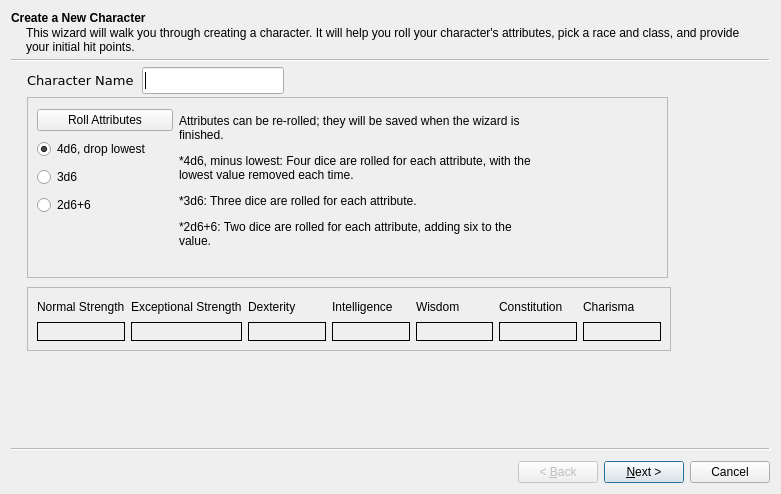
<?xml version="1.0" encoding="UTF-8"?>
<ui version="4.0">
 <class>Wizard</class>
 <widget class="QWizard" name="Wizard">
  <property name="geometry">
   <rect>
    <x>0</x>
    <y>0</y>
    <width>781</width>
    <height>494</height>
   </rect>
  </property>
  <property name="windowTitle">
   <string>Wizard</string>
  </property>
  <widget class="QWizardPage" name="wizardPage">
   <property name="title">
    <string>Create a New Character</string>
   </property>
   <property name="subTitle">
    <string>This wizard will walk you through creating a character. It will help you roll your character's attributes, pick a race and class, and provide your initial hit points. </string>
   </property>
   <widget class="QWidget" name="layoutWidget">
    <property name="geometry">
     <rect>
      <x>10</x>
      <y>0</y>
      <width>257</width>
      <height>27</height>
     </rect>
    </property>
    <layout class="QHBoxLayout" name="horizontalLayout">
     <item>
      <widget class="QLabel" name="Char_name_label">
       <property name="sizePolicy">
        <sizepolicy hsizetype="Preferred" vsizetype="Preferred">
         <horstretch>0</horstretch>
         <verstretch>0</verstretch>
        </sizepolicy>
       </property>
       <property name="font">
        <font>
         <family>DejaVu Sans</family>
         <pointsize>10</pointsize>
        </font>
       </property>
       <property name="text">
        <string>Character Name</string>
       </property>
       <property name="wordWrap">
        <bool>true</bool>
       </property>
      </widget>
     </item>
     <item>
      <widget class="QLineEdit" name="Char_Name_Out_lineEdit">
       <property name="sizePolicy">
        <sizepolicy hsizetype="Preferred" vsizetype="Preferred">
         <horstretch>0</horstretch>
         <verstretch>0</verstretch>
        </sizepolicy>
       </property>
       <property name="font">
        <font>
         <family>DejaVu Sans</family>
         <pointsize>10</pointsize>
        </font>
       </property>
      </widget>
     </item>
    </layout>
   </widget>
   <widget class="QFrame" name="frame">
    <property name="geometry">
     <rect>
      <x>10</x>
      <y>30</y>
      <width>641</width>
      <height>181</height>
     </rect>
    </property>
    <property name="frameShape">
     <enum>QFrame::StyledPanel</enum>
    </property>
    <property name="frameShadow">
     <enum>QFrame::Raised</enum>
    </property>
    <widget class="QLabel" name="Rolling_Options_label">
     <property name="geometry">
      <rect>
       <x>152</x>
       <y>10</y>
       <width>352</width>
       <height>149</height>
      </rect>
     </property>
     <property name="text">
      <string>&lt;html&gt;&lt;head/&gt;&lt;body&gt;&lt;p&gt;Attributes can be re-rolled; they will be saved when the wizard is finished.&lt;/p&gt;&lt;p&gt;*4d6, minus lowest: Four dice are rolled for each attribute, with the lowest value removed each time. &lt;/p&gt;&lt;p&gt;*3d6: Three dice are rolled for each attribute.&lt;/p&gt;&lt;p&gt;*2d6+6: Two dice are rolled for each attribute, adding six to the value. &lt;/p&gt;&lt;/body&gt;&lt;/html&gt;</string>
     </property>
     <property name="wordWrap">
      <bool>true</bool>
     </property>
    </widget>
    <widget class="QWidget" name="layoutWidget_2">
     <property name="geometry">
      <rect>
       <x>10</x>
       <y>10</y>
       <width>136</width>
       <height>114</height>
      </rect>
     </property>
     <layout class="QVBoxLayout" name="verticalLayout">
      <item>
       <widget class="QPushButton" name="Roll_Attribs_pushButton">
        <property name="text">
         <string>Roll Attributes</string>
        </property>
       </widget>
      </item>
      <item>
       <widget class="QRadioButton" name="Four_dice_radioButton">
        <property name="text">
         <string>4d6, drop lowest</string>
        </property>
        <property name="checked">
         <bool>true</bool>
        </property>
        <attribute name="buttonGroup">
         <string notr="true">Dice_Type_buttonGroup</string>
        </attribute>
       </widget>
      </item>
      <item>
       <widget class="QRadioButton" name="Three_dice_radioButton">
        <property name="text">
         <string>3d6</string>
        </property>
        <attribute name="buttonGroup">
         <string notr="true">Dice_Type_buttonGroup</string>
        </attribute>
       </widget>
      </item>
      <item>
       <widget class="QRadioButton" name="Two_dice_radioButton">
        <property name="text">
         <string>2d6+6</string>
        </property>
        <attribute name="buttonGroup">
         <string notr="true">Dice_Type_buttonGroup</string>
        </attribute>
       </widget>
      </item>
     </layout>
    </widget>
   </widget>
   <widget class="QFrame" name="frame_2">
    <property name="geometry">
     <rect>
      <x>10</x>
      <y>220</y>
      <width>644</width>
      <height>64</height>
     </rect>
    </property>
    <property name="frameShape">
     <enum>QFrame::StyledPanel</enum>
    </property>
    <property name="frameShadow">
     <enum>QFrame::Raised</enum>
    </property>
    <layout class="QHBoxLayout" name="horizontalLayout_2">
     <item>
      <layout class="QVBoxLayout" name="verticalLayout_2">
       <item>
        <widget class="QLabel" name="STR_label">
         <property name="text">
          <string>Normal Strength</string>
         </property>
         <property name="wordWrap">
          <bool>true</bool>
         </property>
        </widget>
       </item>
       <item>
        <widget class="QLabel" name="STR_Out_label">
         <property name="frameShape">
          <enum>QFrame::Box</enum>
         </property>
         <property name="text">
          <string/>
         </property>
        </widget>
       </item>
      </layout>
     </item>
     <item>
      <layout class="QVBoxLayout" name="verticalLayout_3">
       <item>
        <widget class="QLabel" name="Exceptional_STR_label">
         <property name="text">
          <string>Exceptional Strength</string>
         </property>
         <property name="wordWrap">
          <bool>true</bool>
         </property>
        </widget>
       </item>
       <item>
        <widget class="QLabel" name="STR_Out_label_2">
         <property name="frameShape">
          <enum>QFrame::Box</enum>
         </property>
         <property name="text">
          <string/>
         </property>
        </widget>
       </item>
      </layout>
     </item>
     <item>
      <layout class="QVBoxLayout" name="verticalLayout_4">
       <item>
        <widget class="QLabel" name="DEX_label">
         <property name="text">
          <string>Dexterity</string>
         </property>
        </widget>
       </item>
       <item>
        <widget class="QLabel" name="DEX_Out_label">
         <property name="frameShape">
          <enum>QFrame::Box</enum>
         </property>
         <property name="text">
          <string/>
         </property>
        </widget>
       </item>
      </layout>
     </item>
     <item>
      <layout class="QVBoxLayout" name="verticalLayout_5">
       <item>
        <widget class="QLabel" name="IQ_label">
         <property name="text">
          <string>Intelligence</string>
         </property>
        </widget>
       </item>
       <item>
        <widget class="QLabel" name="IQ_Out_label">
         <property name="frameShape">
          <enum>QFrame::Box</enum>
         </property>
         <property name="text">
          <string/>
         </property>
        </widget>
       </item>
      </layout>
     </item>
     <item>
      <layout class="QVBoxLayout" name="verticalLayout_6">
       <item>
        <widget class="QLabel" name="WIS_label">
         <property name="text">
          <string>Wisdom</string>
         </property>
        </widget>
       </item>
       <item>
        <widget class="QLabel" name="WIS_Out_label">
         <property name="frameShape">
          <enum>QFrame::Box</enum>
         </property>
         <property name="text">
          <string/>
         </property>
        </widget>
       </item>
      </layout>
     </item>
     <item>
      <layout class="QVBoxLayout" name="verticalLayout_7">
       <item>
        <widget class="QLabel" name="CON_label">
         <property name="text">
          <string>Constitution</string>
         </property>
        </widget>
       </item>
       <item>
        <widget class="QLabel" name="CON_Out_label">
         <property name="frameShape">
          <enum>QFrame::Box</enum>
         </property>
         <property name="text">
          <string/>
         </property>
        </widget>
       </item>
      </layout>
     </item>
     <item>
      <layout class="QVBoxLayout" name="verticalLayout_8">
       <item>
        <widget class="QLabel" name="CHR_label">
         <property name="text">
          <string>Charisma</string>
         </property>
        </widget>
       </item>
       <item>
        <widget class="QLabel" name="CHR_Out_label">
         <property name="frameShape">
          <enum>QFrame::Box</enum>
         </property>
         <property name="text">
          <string/>
         </property>
        </widget>
       </item>
      </layout>
     </item>
    </layout>
   </widget>
  </widget>
  <widget class="QWizardPage" name="wizardPage_2">
   <property name="title">
    <string>Character Race &amp; Gender</string>
   </property>
   <property name="subTitle">
    <string>Select a character race. If your game allows UnderDark races as player characters, click the checkbox to show those races. Also, select a gender for your character.</string>
   </property>
   <layout class="QHBoxLayout" name="horizontalLayout_7">
    <item>
     <widget class="QFrame" name="frame_4">
      <property name="frameShape">
       <enum>QFrame::StyledPanel</enum>
      </property>
      <property name="frameShadow">
       <enum>QFrame::Raised</enum>
      </property>
      <layout class="QGridLayout" name="gridLayout">
       <item row="0" column="0">
        <widget class="QRadioButton" name="Human_radioButton">
         <property name="text">
          <string>Human</string>
         </property>
         <property name="checked">
          <bool>true</bool>
         </property>
         <attribute name="buttonGroup">
          <string notr="true">Race_buttonGroup</string>
         </attribute>
        </widget>
       </item>
       <item row="0" column="1">
        <widget class="QRadioButton" name="Elf_Wild_radioButton">
         <property name="text">
          <string>Elf, Wild</string>
         </property>
         <property name="checked">
          <bool>false</bool>
         </property>
         <attribute name="buttonGroup">
          <string notr="true">Race_buttonGroup</string>
         </attribute>
        </widget>
       </item>
       <item row="1" column="0">
        <widget class="QRadioButton" name="Dwarf_Hill_radioButton">
         <property name="text">
          <string>Dwarf, Hill</string>
         </property>
         <property name="checked">
          <bool>false</bool>
         </property>
         <attribute name="buttonGroup">
          <string notr="true">Race_buttonGroup</string>
         </attribute>
        </widget>
       </item>
       <item row="1" column="1">
        <widget class="QRadioButton" name="Elf_Wood_radioButton">
         <property name="text">
          <string>Elf, Wood</string>
         </property>
         <property name="checked">
          <bool>false</bool>
         </property>
         <attribute name="buttonGroup">
          <string notr="true">Race_buttonGroup</string>
         </attribute>
        </widget>
       </item>
       <item row="2" column="0">
        <widget class="QRadioButton" name="Dwarf_Mountain_radioButton">
         <property name="text">
          <string>Dwarf, Mountain</string>
         </property>
         <property name="checked">
          <bool>false</bool>
         </property>
         <attribute name="buttonGroup">
          <string notr="true">Race_buttonGroup</string>
         </attribute>
        </widget>
       </item>
       <item row="2" column="1">
        <widget class="QRadioButton" name="Gnome_Forest_radioButton">
         <property name="text">
          <string>Gnome, Forest</string>
         </property>
         <property name="checked">
          <bool>false</bool>
         </property>
         <attribute name="buttonGroup">
          <string notr="true">Race_buttonGroup</string>
         </attribute>
        </widget>
       </item>
       <item row="3" column="0">
        <widget class="QRadioButton" name="Elf_Half_radioButton">
         <property name="text">
          <string>Half-Elf</string>
         </property>
         <property name="checked">
          <bool>false</bool>
         </property>
         <attribute name="buttonGroup">
          <string notr="true">Race_buttonGroup</string>
         </attribute>
        </widget>
       </item>
       <item row="3" column="1">
        <widget class="QRadioButton" name="Gnome_Hill_radioButton">
         <property name="text">
          <string>Gnome, Hill</string>
         </property>
         <property name="checked">
          <bool>false</bool>
         </property>
         <attribute name="buttonGroup">
          <string notr="true">Race_buttonGroup</string>
         </attribute>
        </widget>
       </item>
       <item row="4" column="0">
        <widget class="QRadioButton" name="Elf_Gray_radioButton">
         <property name="text">
          <string>Elf, Gray</string>
         </property>
         <property name="checked">
          <bool>false</bool>
         </property>
         <attribute name="buttonGroup">
          <string notr="true">Race_buttonGroup</string>
         </attribute>
        </widget>
       </item>
       <item row="4" column="1">
        <widget class="QRadioButton" name="Halfling_radioButton">
         <property name="text">
          <string>Halfling</string>
         </property>
         <property name="checked">
          <bool>false</bool>
         </property>
         <attribute name="buttonGroup">
          <string notr="true">Race_buttonGroup</string>
         </attribute>
        </widget>
       </item>
       <item row="5" column="0">
        <widget class="QRadioButton" name="Elf_High_radioButton">
         <property name="text">
          <string>Elf, High</string>
         </property>
         <property name="checked">
          <bool>false</bool>
         </property>
         <attribute name="buttonGroup">
          <string notr="true">Race_buttonGroup</string>
         </attribute>
        </widget>
       </item>
       <item row="5" column="1">
        <widget class="QRadioButton" name="Half_Orc_radioButton">
         <property name="text">
          <string>Half-Orc</string>
         </property>
         <property name="checked">
          <bool>false</bool>
         </property>
         <attribute name="buttonGroup">
          <string notr="true">Race_buttonGroup</string>
         </attribute>
        </widget>
       </item>
      </layout>
     </widget>
    </item>
    <item>
     <widget class="QGroupBox" name="UnderDark_groupBox">
      <property name="title">
       <string>UnderDark Races</string>
      </property>
      <property name="checkable">
       <bool>true</bool>
      </property>
      <property name="checked">
       <bool>false</bool>
      </property>
      <layout class="QVBoxLayout" name="verticalLayout_9">
       <item>
        <widget class="QRadioButton" name="Dwarf_Gray_radioButton">
         <property name="enabled">
          <bool>false</bool>
         </property>
         <property name="text">
          <string>Dwarf, Gray</string>
         </property>
         <property name="checked">
          <bool>false</bool>
         </property>
         <attribute name="buttonGroup">
          <string notr="true">Race_buttonGroup</string>
         </attribute>
        </widget>
       </item>
       <item>
        <widget class="QRadioButton" name="Elf_Dark_radioButton">
         <property name="enabled">
          <bool>false</bool>
         </property>
         <property name="text">
          <string>Elf, Dark</string>
         </property>
         <property name="checked">
          <bool>false</bool>
         </property>
         <attribute name="buttonGroup">
          <string notr="true">Race_buttonGroup</string>
         </attribute>
        </widget>
       </item>
       <item>
        <widget class="QRadioButton" name="Gnome_Deep_radioButton">
         <property name="enabled">
          <bool>false</bool>
         </property>
         <property name="text">
          <string>Gnome, Deep</string>
         </property>
         <property name="checked">
          <bool>false</bool>
         </property>
         <attribute name="buttonGroup">
          <string notr="true">Race_buttonGroup</string>
         </attribute>
        </widget>
       </item>
      </layout>
     </widget>
    </item>
    <item>
     <widget class="QGroupBox" name="Gender_groupBox">
      <property name="title">
       <string>Gender</string>
      </property>
      <layout class="QVBoxLayout" name="verticalLayout_16">
       <item>
        <widget class="QRadioButton" name="Male_radioButton">
         <property name="text">
          <string>Male</string>
         </property>
         <property name="checked">
          <bool>true</bool>
         </property>
         <attribute name="buttonGroup">
          <string notr="true">Gender_buttonGroup</string>
         </attribute>
        </widget>
       </item>
       <item>
        <widget class="QRadioButton" name="Female_radioButton">
         <property name="text">
          <string>Female</string>
         </property>
         <attribute name="buttonGroup">
          <string notr="true">Gender_buttonGroup</string>
         </attribute>
        </widget>
       </item>
      </layout>
     </widget>
    </item>
   </layout>
  </widget>
  <widget class="QWizardPage" name="wizardPage_3">
   <property name="title">
    <string>Class Selection</string>
   </property>
   <property name="subTitle">
    <string>Based on your attributes and race, the classes listed below are available to your character. Certain races can also be multi-classed.</string>
   </property>
   <layout class="QVBoxLayout" name="verticalLayout_11">
    <item>
     <widget class="QFrame" name="frame_3">
      <property name="frameShape">
       <enum>QFrame::StyledPanel</enum>
      </property>
      <property name="frameShadow">
       <enum>QFrame::Raised</enum>
      </property>
      <layout class="QHBoxLayout" name="horizontalLayout_6">
       <item>
        <widget class="QGroupBox" name="First_Class_groupBox">
         <property name="title">
          <string>Primary Class</string>
         </property>
         <layout class="QHBoxLayout" name="horizontalLayout_3">
          <item>
           <layout class="QVBoxLayout" name="verticalLayout_18">
            <item>
             <widget class="QRadioButton" name="Bard_radioButton">
              <property name="enabled">
               <bool>false</bool>
              </property>
              <property name="text">
               <string>Bard</string>
              </property>
             </widget>
            </item>
            <item>
             <widget class="QRadioButton" name="Jester_radioButton">
              <property name="enabled">
               <bool>false</bool>
              </property>
              <property name="text">
               <string>Jester</string>
              </property>
             </widget>
            </item>
            <item>
             <widget class="QRadioButton" name="Cavalier_radioButton">
              <property name="enabled">
               <bool>false</bool>
              </property>
              <property name="text">
               <string>Cavalier</string>
              </property>
             </widget>
            </item>
            <item>
             <widget class="QRadioButton" name="Paladin_radioButton">
              <property name="enabled">
               <bool>false</bool>
              </property>
              <property name="text">
               <string>Paladin</string>
              </property>
             </widget>
            </item>
            <item>
             <widget class="QRadioButton" name="Cleric_radioButton">
              <property name="enabled">
               <bool>false</bool>
              </property>
              <property name="text">
               <string>Cleric</string>
              </property>
             </widget>
            </item>
            <item>
             <widget class="QRadioButton" name="Druid_radioButton">
              <property name="enabled">
               <bool>false</bool>
              </property>
              <property name="text">
               <string>Druid</string>
              </property>
             </widget>
            </item>
            <item>
             <widget class="QRadioButton" name="Mystic_radioButton">
              <property name="enabled">
               <bool>false</bool>
              </property>
              <property name="text">
               <string>Mystic</string>
              </property>
             </widget>
            </item>
            <item>
             <widget class="QRadioButton" name="Fighter_radioButton">
              <property name="enabled">
               <bool>false</bool>
              </property>
              <property name="text">
               <string>Fighter</string>
              </property>
             </widget>
            </item>
            <item>
             <widget class="QRadioButton" name="Barbarian_radioButton">
              <property name="enabled">
               <bool>false</bool>
              </property>
              <property name="text">
               <string>Barbarian</string>
              </property>
             </widget>
            </item>
            <item>
             <widget class="QRadioButton" name="Ranger_radioButton">
              <property name="enabled">
               <bool>false</bool>
              </property>
              <property name="text">
               <string>Ranger</string>
              </property>
             </widget>
            </item>
           </layout>
          </item>
          <item>
           <layout class="QVBoxLayout" name="verticalLayout_17">
            <item>
             <widget class="QRadioButton" name="Mage_radioButton">
              <property name="enabled">
               <bool>false</bool>
              </property>
              <property name="text">
               <string>Mage</string>
              </property>
             </widget>
            </item>
            <item>
             <widget class="QRadioButton" name="Illusionist_radioButton">
              <property name="enabled">
               <bool>false</bool>
              </property>
              <property name="text">
               <string>Illusionist</string>
              </property>
             </widget>
            </item>
            <item>
             <widget class="QRadioButton" name="Savant_radioButton">
              <property name="enabled">
               <bool>false</bool>
              </property>
              <property name="text">
               <string>Savant</string>
              </property>
             </widget>
            </item>
            <item>
             <widget class="QRadioButton" name="Thief_radioButton">
              <property name="enabled">
               <bool>false</bool>
              </property>
              <property name="text">
               <string>Thief</string>
              </property>
             </widget>
            </item>
            <item>
             <widget class="QRadioButton" name="Thief_Acrobat_radioButton">
              <property name="enabled">
               <bool>false</bool>
              </property>
              <property name="text">
               <string>Thief-Acrobat</string>
              </property>
             </widget>
            </item>
            <item>
             <widget class="QRadioButton" name="Mountebank_radioButton">
              <property name="enabled">
               <bool>false</bool>
              </property>
              <property name="text">
               <string>Mountebank</string>
              </property>
             </widget>
            </item>
            <item>
             <widget class="QRadioButton" name="Assassin_radioButton">
              <property name="enabled">
               <bool>false</bool>
              </property>
              <property name="text">
               <string>Assassin</string>
              </property>
             </widget>
            </item>
           </layout>
          </item>
         </layout>
        </widget>
       </item>
       <item>
        <widget class="QGroupBox" name="Second_Class_groupBox">
         <property name="enabled">
          <bool>false</bool>
         </property>
         <property name="title">
          <string>Second Class</string>
         </property>
         <layout class="QHBoxLayout" name="horizontalLayout_4">
          <item>
           <layout class="QVBoxLayout" name="verticalLayout_12">
            <item>
             <widget class="QRadioButton" name="Bard_radioButton_2">
              <property name="text">
               <string>Bard</string>
              </property>
             </widget>
            </item>
            <item>
             <widget class="QRadioButton" name="Jester_radioButton_2">
              <property name="text">
               <string>Jester</string>
              </property>
             </widget>
            </item>
            <item>
             <widget class="QRadioButton" name="Cavalier_radioButton_2">
              <property name="text">
               <string>Cavalier</string>
              </property>
             </widget>
            </item>
            <item>
             <widget class="QRadioButton" name="Paladin_radioButton_2">
              <property name="text">
               <string>Paladin</string>
              </property>
             </widget>
            </item>
            <item>
             <widget class="QRadioButton" name="Cleric_radioButton_2">
              <property name="text">
               <string>Cleric</string>
              </property>
             </widget>
            </item>
            <item>
             <widget class="QRadioButton" name="Druid_radioButton_2">
              <property name="text">
               <string>Druid</string>
              </property>
             </widget>
            </item>
            <item>
             <widget class="QRadioButton" name="Mystic_radioButton_2">
              <property name="text">
               <string>Mystic</string>
              </property>
             </widget>
            </item>
            <item>
             <widget class="QRadioButton" name="Fighter_radioButton_2">
              <property name="text">
               <string>Fighter</string>
              </property>
             </widget>
            </item>
            <item>
             <widget class="QRadioButton" name="Barbarian_radioButton_2">
              <property name="text">
               <string>Barbarian</string>
              </property>
             </widget>
            </item>
            <item>
             <widget class="QRadioButton" name="Ranger_radioButton_2">
              <property name="text">
               <string>Ranger</string>
              </property>
             </widget>
            </item>
           </layout>
          </item>
          <item>
           <layout class="QVBoxLayout" name="verticalLayout_13">
            <item>
             <widget class="QRadioButton" name="Mage_radioButton_2">
              <property name="text">
               <string>Mage</string>
              </property>
             </widget>
            </item>
            <item>
             <widget class="QRadioButton" name="Illusionist_radioButton_2">
              <property name="text">
               <string>Illusionist</string>
              </property>
             </widget>
            </item>
            <item>
             <widget class="QRadioButton" name="Savant_radioButton_2">
              <property name="text">
               <string>Savant</string>
              </property>
             </widget>
            </item>
            <item>
             <widget class="QRadioButton" name="Thief_radioButton_2">
              <property name="text">
               <string>Thief</string>
              </property>
             </widget>
            </item>
            <item>
             <widget class="QRadioButton" name="Thief_Acrobat_radioButton_2">
              <property name="text">
               <string>Thief-Acrobat</string>
              </property>
             </widget>
            </item>
            <item>
             <widget class="QRadioButton" name="Mountebank_radioButton_2">
              <property name="text">
               <string>Mountebank</string>
              </property>
             </widget>
            </item>
            <item>
             <widget class="QRadioButton" name="Assassin_radioButton_2">
              <property name="text">
               <string>Assassin</string>
              </property>
             </widget>
            </item>
           </layout>
          </item>
         </layout>
        </widget>
       </item>
       <item>
        <widget class="QGroupBox" name="Third_Class_groupBox">
         <property name="enabled">
          <bool>false</bool>
         </property>
         <property name="title">
          <string>Third Class</string>
         </property>
         <layout class="QHBoxLayout" name="horizontalLayout_5">
          <item>
           <layout class="QVBoxLayout" name="verticalLayout_14">
            <item>
             <widget class="QRadioButton" name="Bard_radioButton_3">
              <property name="text">
               <string>Bard</string>
              </property>
             </widget>
            </item>
            <item>
             <widget class="QRadioButton" name="Jester_radioButton_3">
              <property name="text">
               <string>Jester</string>
              </property>
             </widget>
            </item>
            <item>
             <widget class="QRadioButton" name="Cavalier_radioButton_3">
              <property name="text">
               <string>Cavalier</string>
              </property>
             </widget>
            </item>
            <item>
             <widget class="QRadioButton" name="Paladin_radioButton_3">
              <property name="text">
               <string>Paladin</string>
              </property>
             </widget>
            </item>
            <item>
             <widget class="QRadioButton" name="Cleric_radioButton_3">
              <property name="text">
               <string>Cleric</string>
              </property>
             </widget>
            </item>
            <item>
             <widget class="QRadioButton" name="Druid_radioButton_3">
              <property name="text">
               <string>Druid</string>
              </property>
             </widget>
            </item>
            <item>
             <widget class="QRadioButton" name="Mystic_radioButton_3">
              <property name="text">
               <string>Mystic</string>
              </property>
             </widget>
            </item>
            <item>
             <widget class="QRadioButton" name="Fighter_radioButton_3">
              <property name="text">
               <string>Fighter</string>
              </property>
             </widget>
            </item>
            <item>
             <widget class="QRadioButton" name="Barbarian_radioButton_3">
              <property name="text">
               <string>Barbarian</string>
              </property>
             </widget>
            </item>
            <item>
             <widget class="QRadioButton" name="Ranger_radioButton_3">
              <property name="text">
               <string>Ranger</string>
              </property>
             </widget>
            </item>
           </layout>
          </item>
          <item>
           <layout class="QVBoxLayout" name="verticalLayout_15">
            <item>
             <widget class="QRadioButton" name="Mage_radioButton_3">
              <property name="text">
               <string>Mage</string>
              </property>
             </widget>
            </item>
            <item>
             <widget class="QRadioButton" name="Illusionist_radioButton_3">
              <property name="text">
               <string>Illusionist</string>
              </property>
             </widget>
            </item>
            <item>
             <widget class="QRadioButton" name="Savant_radioButton_3">
              <property name="text">
               <string>Savant</string>
              </property>
             </widget>
            </item>
            <item>
             <widget class="QRadioButton" name="Thief_radioButton_3">
              <property name="text">
               <string>Thief</string>
              </property>
             </widget>
            </item>
            <item>
             <widget class="QRadioButton" name="Thief_Acrobat_radioButton_3">
              <property name="text">
               <string>Thief-Acrobat</string>
              </property>
             </widget>
            </item>
            <item>
             <widget class="QRadioButton" name="Mountebank_radioButton_3">
              <property name="text">
               <string>Mountebank</string>
              </property>
             </widget>
            </item>
            <item>
             <widget class="QRadioButton" name="Assassin_radioButton_3">
              <property name="text">
               <string>Assassin</string>
              </property>
             </widget>
            </item>
           </layout>
          </item>
         </layout>
        </widget>
       </item>
      </layout>
     </widget>
    </item>
   </layout>
  </widget>
  <widget class="QWizardPage" name="wizardPage_4">
   <property name="title">
    <string>Wrap-Up</string>
   </property>
   <property name="subTitle">
    <string>Click &quot;Finish&quot; to complete the basics of your character.</string>
   </property>
   <layout class="QVBoxLayout" name="verticalLayout_10">
    <item>
     <widget class="QLabel" name="Finish_Out_label">
      <property name="text">
       <string>&lt;html&gt;&lt;head/&gt;&lt;body&gt;&lt;p&gt;Your character's information will be moved to a character sheet. In addition, your character's hit points, initial money, etc. will be auto-generated and added to the character sheet as well.&lt;br/&gt;&lt;br/&gt;&lt;/p&gt;&lt;/body&gt;&lt;/html&gt;</string>
      </property>
      <property name="wordWrap">
       <bool>true</bool>
      </property>
     </widget>
    </item>
   </layout>
  </widget>
 </widget>
 <resources/>
 <connections/>
 <buttongroups>
  <buttongroup name="Race_buttonGroup"/>
  <buttongroup name="Gender_buttonGroup"/>
  <buttongroup name="Dice_Type_buttonGroup"/>
 </buttongroups>
</ui>
